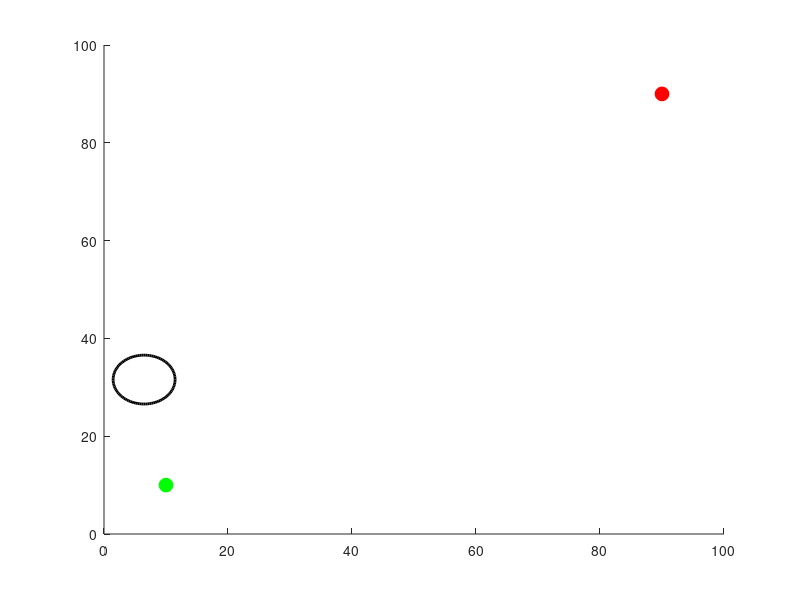

MATLAB code for this plot: (Note: this script raises an error after producing the figure.)
% Bi-directional RRT* in 2D

% Clear environment
clear;
clc;
close all;

% Parameters
start = [10, 10];
goal = [90, 90];
step_size = 5;
goal_sample_rate = 0.05;
max_iter = 500;
x_lim = [0, 100];
y_lim = [0, 100];
radius = 10;
delay_time = 0.05; % delay time in seconds

% Obstacle parameters
num_obstacles = 10;
obstacle_radius = 5;

% Node structure
node_start = struct('pos', start, 'parent', [], 'cost', 0);
node_goal = struct('pos', goal, 'parent', [], 'cost', 0);

% Initialize trees
tree_start = node_start;
tree_goal = node_goal;

% Plotting setup
figure;
hold on;
xlim(x_lim);
ylim(y_lim);
plot(start(1), start(2), 'go', 'MarkerSize', 10, 'MarkerFaceColor', 'g');
plot(goal(1), goal(2), 'ro', 'MarkerSize', 10, 'MarkerFaceColor', 'r');

% Generate obstacles
obstacles = struct('center', {}, 'radius', {});
for i = 1:num_obstacles
    obstacle_valid = false;
    while ~obstacle_valid
        new_obstacle_center = [rand * (x_lim(2) - x_lim(1)), rand * (y_lim(2) - y_lim(1))];
        % Check if the new obstacle is not too close to existing obstacles
        if ~any(arrayfun(@(obs) dist(new_obstacle_center, obs.center) <= 2 * obstacle_radius, obstacles))
            obstacles(i).center = new_obstacle_center;
            obstacles(i).radius = obstacle_radius;
            viscircles(obstacles(i).center, obstacles(i).radius, 'EdgeColor', 'k');
            obstacle_valid = true;
        end
    end
end

% Main loop
for iter = 1:max_iter
    % Display iteration number
    title(['Iteration: ', num2str(iter)]);
    
    % Random sampling
    if rand < goal_sample_rate
        rand_point = goal;
    else
        rand_point_valid = false;
        while ~rand_point_valid
            rand_point = [rand * (x_lim(2) - x_lim(1)), rand * (y_lim(2) - y_lim(1))];
            % Check if the random point is not within obstacles
            if ~in_collision(rand_point, obstacles)
                rand_point_valid = true;
            end
        end
    end
    
    % Extend start tree
    idx_start = nearest(tree_start, rand_point);
    new_point_start = steer(tree_start(idx_start).pos, rand_point, step_size);
    
    % Check for collisions with obstacles
    if ~in_collision(new_point_start, obstacles)
        % Extend goal tree
        idx_goal = nearest(tree_goal, new_point_start);
        new_point_goal = steer(tree_goal(idx_goal).pos, new_point_start, step_size);
        
        if ~in_collision(new_point_goal, obstacles)
            % Add new nodes to trees
            if within_radius(tree_start(idx_start).pos, new_point_start, step_size)
                new_node_start = struct('pos', new_point_start, 'parent', idx_start, 'cost', tree_start(idx_start).cost + dist(tree_start(idx_start).pos, new_point_start));
                tree_start(end + 1) = new_node_start;
                plot([tree_start(idx_start).pos(1), new_point_start(1)], [tree_start(idx_start).pos(2), new_point_start(2)], 'b');
                drawnow;
            end
            
            if within_radius(tree_goal(idx_goal).pos, new_point_goal, step_size)
                new_node_goal = struct('pos', new_point_goal, 'parent', idx_goal, 'cost', tree_goal(idx_goal).cost + dist(tree_goal(idx_goal).pos, new_point_goal));
                tree_goal(end + 1) = new_node_goal;
                plot([tree_goal(idx_goal).pos(1), new_point_goal(1)], [tree_goal(idx_goal).pos(2), new_point_goal(2)], 'r');
                drawnow;
            end
            
            % Check for connection
            if within_radius(new_point_start, new_point_goal, step_size)
                disp('Path found!');
                
                % Trace path from start to goal
                path_start = [new_point_start];
                path_goal = [new_point_goal];
                
                idx = length(tree_start);
                while ~isempty(tree_start(idx).parent)
                    path_start = [tree_start(idx).pos; path_start];
                    idx = tree_start(idx).parent;
                end
                
                idx = length(tree_goal);
                while ~isempty(tree_goal(idx).parent)
                    path_goal = [path_goal; tree_goal(idx).pos];
                    idx = tree_goal(idx).parent;
                end
                
                path = [path_start; flipud(path_goal)];
                plot(path(:,1), path(:,2), 'g', 'LineWidth', 2);
                drawnow;
                
                break;
            end
        end
    end
    
    % Add a delay between iterations
    pause(delay_time);
end

if iter == max_iter
    disp('Max iterations reached. Path not found.');
end

hold off;

% Function to calculate Euclidean distance
function d = dist(p1, p2)
    d = sqrt(sum((p1 - p2).^2));
end

% Function to find nearest node in the tree
function idx = nearest(tree, point)
    dists = arrayfun(@(node) dist(node.pos, point), tree);
    [~, idx] = min(dists);
end

% Function to steer towards a point
function new_point = steer(from_point, to_point, step_size)
    direction = to_point - from_point;
    distance = norm(direction);
    new_point = from_point + step_size * (direction / distance);
    if distance < step_size
        new_point = to_point;
    end
end

% Function to check if two points are within radius
function result = within_radius(p1, p2, radius)
    result = dist(p1, p2) <= radius;
end

% Function to check if a point is in collision with any obstacles
function result = in_collision(point, obstacles)
    result = any(arrayfun(@(obstacle) dist(point, obstacle.center) <= obstacle.radius, obstacles));
end
